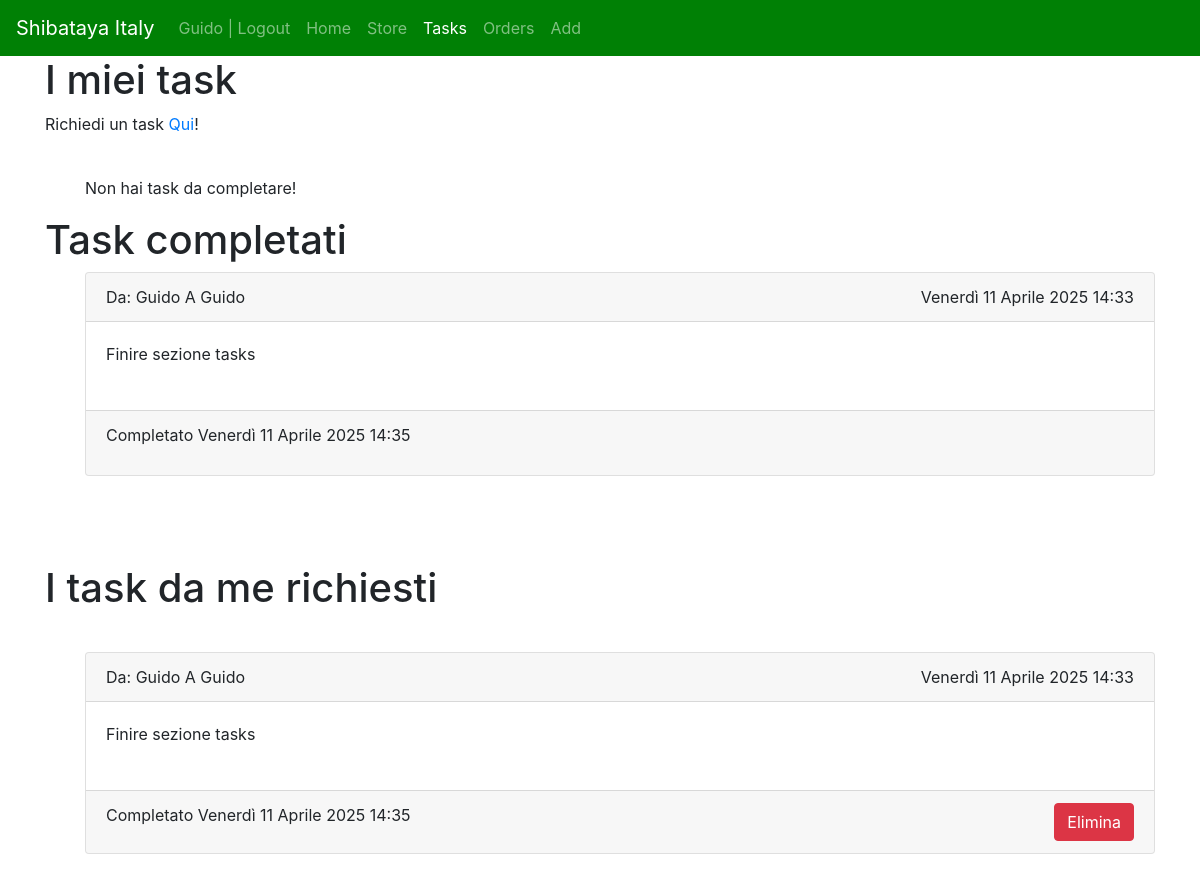
Page /tasks/ (signed in) on the earlier database version.
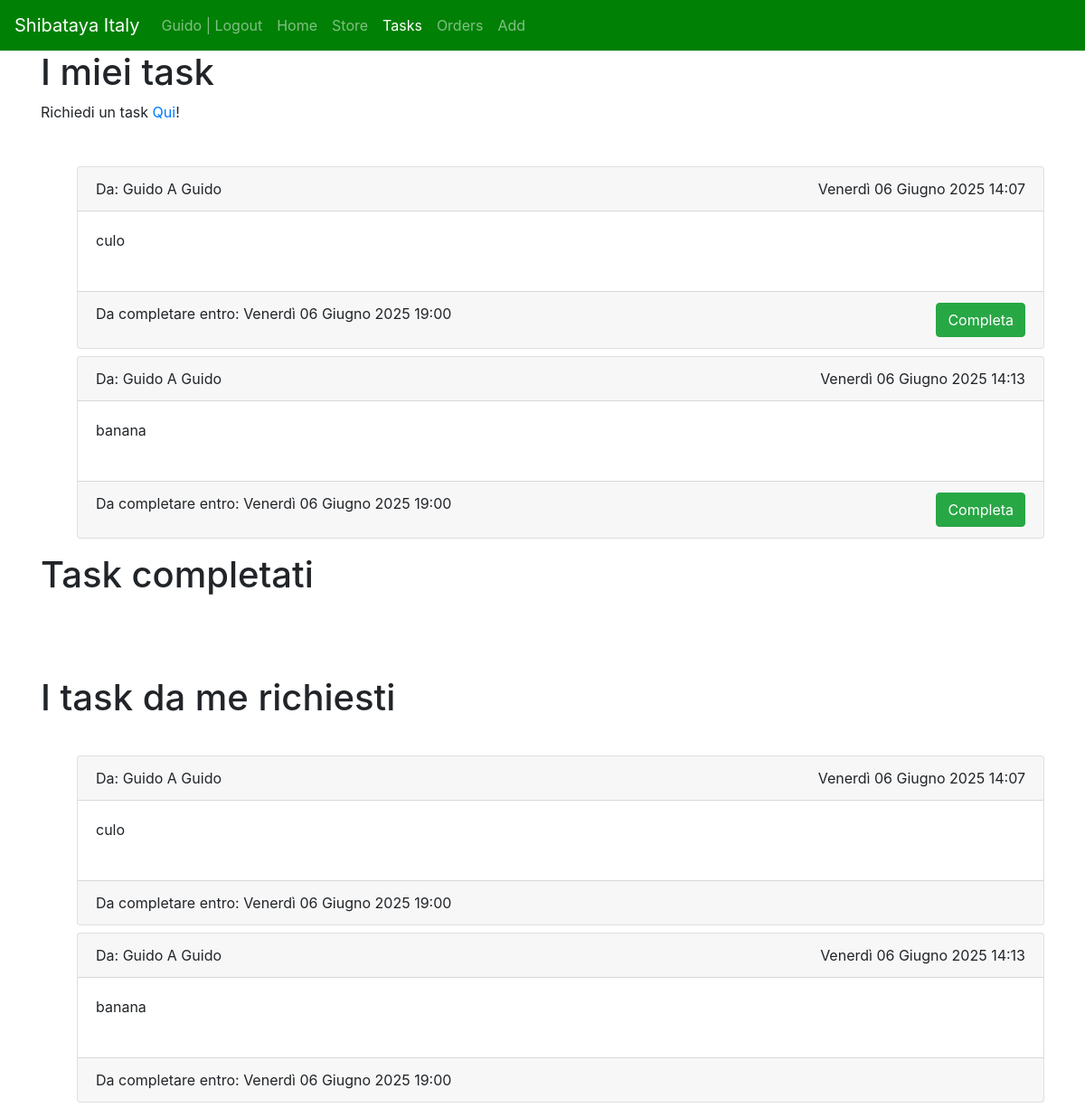
Same page on the later database version.
### sbt_app/models.py (models this page shows)
class task(models.Model):
    title = models.CharField(max_length=200)
    completed = models.BooleanField(default=False)
    target = models.ForeignKey(User, on_delete=models.CASCADE, related_name="target")
    author = models.ForeignKey(User, on_delete=models.CASCADE)
    datetime_limit = models.DateTimeField(blank=False, null=False)
    submission_date = models.DateTimeField(auto_now_add=True, editable=False)

### sbt_app/views.py (the view, shortened to what this page needs)
# urls.py: path("tasks/", views.tasks, name="tasks"),
@login_required(login_url="/login")
def tasks(request):
    items = task.objects.all()
    user_tasks = task.objects.filter(target=request.user, completed=False)
    completed_tasks = task.objects.filter(target=request.user, completed=True)
    return render(request, "tasks.html", {"tasks": items, "user_tasks": user_tasks, "completed_tasks":completed_tasks})

### sbt_app/templates/tasks.html (shortened to what this page needs)
{%extends "base.html"%}
{%block content%}
<h1>I miei task</h1>
<span>
    <p>Richiedi un task <a href="/task_request">Qui</a>!</p>
</span>
<br>
<ul>
    {%for task in user_tasks%}
    <div class="card mt-2">
        <div class="card-header">
            Da: {{task.author.username}} A {{task.target.username}}
        <span style="float:right">{{task.submission_date}}</span>
        </div>
        <div class="card-body d-flex d-flexrow justify-content-between">
        {{task.title}}
        <br><br>
        </div>
        <div class="card-footer">
            <form method="post">
                Da completare entro: {{task.datetime_limit}}
                <button type="submit" class="btn btn-success" style="float:right" name="complete_id" value="{{task.id}}">
                    Completa
                </button>
            </form>
        </div>
    </div>
    {%empty%}
    <p>Non hai task da completare!</p>
    {% endfor %}
</ul>
<h1>Task completati</h1>
<ul>
    {%for task in completed_tasks%}
        <div class="card mt-2">
            <div class="card-header">
                Da: {{task.author.username}} A {{task.target.username}}
            <span style="float:right">{{task.submission_date}}</span>
            </div>
            <div class="card-body d-flex d-flexrow justify-content-between">
            {{task.title}}
            <br><br>
            </div>
            <div class="card-footer">
                <p>Completato {{task.datetime_limit}}</p>
            </div>
        </div>
    {% endfor %}
</ul>
<br><br><br>
<h1>I task da me richiesti</h1>
<br>
<ul>
    {%for task in tasks%}
        {%if user.username == task.author.username%}
            <div class="card mt-2">
                <div class="card-header">
                    Da: {{task.author.username}} A {{task.target.username}}
                <span style="float:right">{{task.submission_date}}</span>
                </div>
                <div class="card-body d-flex d-flexrow justify-content-between">
                {{task.title}}
                <br><br>
                </div>
                <div class="card-footer">
                    <form method="post">
                        {%if task.completed%}Completato {{task.datetime_limit}}{%else%}Da completare entro: {{task.datetime_limit}}{%endif%}
                        {%if task.completed%}
                        <button type="submit" class="btn btn-danger" name="delete_id" value="{{task.id}}" style="float:right">
                            Elimina
                        </button>
                        {%endif%}
                    </form>
                </div>
            </div>
        {%endif%}
        {%empty%}
            </p>Tutti i task da te richiesti sono stati completati!</p>
    {% endfor %}
</ul>
{% endblock %}

### sbt_app/templates/base.html (shortened to what this page needs)
<!DOCTYPE html>
<html lang="en">
  <head>
    <link rel="stylesheet" href="https://stackpath.bootstrapcdn.com/bootstrap/4.3.1/css/bootstrap.min.css" />
  </head>
  <body>
    <nav class="navbar navbar-expand-lg navbar-dark" style="background-color: #008005;">
      <a class="navbar-brand" href="/home">Shibataya Italy</a>
      <div>
        <ul class="navbar-nav">
          {%if user.is_authenticated%}
          <span class="nav-item">
            <a class="nav-link" href="/logout">{{user.username}} | Logout</a>
          </span>
          {%else%}
          <li class="nav-item {% if request.resolver_match.url_name == 'login'%}active{%endif%}">
            <a class="nav-link" href="/login">Login</a>
          </li>
          {%endif%}
        </ul>
      </div>
      <div class="collapse navbar-collapse" id="navbarNav">
        <ul class="navbar-nav">
          <li class="nav-item {% if request.resolver_match.url_name == 'home'%}active{%endif%}">
            <a class="nav-link" href="/home">Home</a>
          </li>
          <li class="nav-item {% if request.resolver_match.url_name == 'store'%}active{%endif%}">
            <a class="nav-link" href="/store">Store</a>
          </li>
          {% if user.is_authenticated and user.groups.all.0.name == "member"%}
          <li class="nav-item {% if request.resolver_match.url_name == 'tasks'%}active{%endif%}">
            <a class="nav-link" href="/tasks">Tasks</a>
          </li>
          <li class="nav-item {% if request.resolver_match.url_name == 'orders'%}active{%endif%}">
            <a class="nav-link" href="/orders">Orders</a>
          </li>
          <li class="nav-item {% if request.resolver_match.url_name == 'add_customer'%}active{%endif%}">
            <a class="nav-link" href="/add_customer">Add</a>
          </li>
          {%endif%}
        </ul>
      </div>
    </nav>
    <div class="container">{% block content %} {% endblock %}</div>
  </body>
</html>

Differences in the rows shown:
removed task: author.username "Guido", target.username "Guido", submission_date "Venerdì 11 Aprile 2025 14:33", title "Finire sezione tasks", datetime_limit "Venerdì 11 Aprile 2025 14:35", {{ task.id }} 17 (drawn)
added task: author.username "Guido", target.username "Guido", submission_date "Venerdì 06 Giugno 2025 14:07", title "culo", datetime_limit "Venerdì 06 Giugno 2025 19:00", {{ task.id }} 2 (drawn)
added task: author.username "Guido", target.username "Guido", submission_date "Venerdì 06 Giugno 2025 14:13", title "banana", datetime_limit "Venerdì 06 Giugno 2025 19:00", {{ task.id }} 3 (drawn)
Other differences:
text no longer shown: "Non hai task da completare!"
